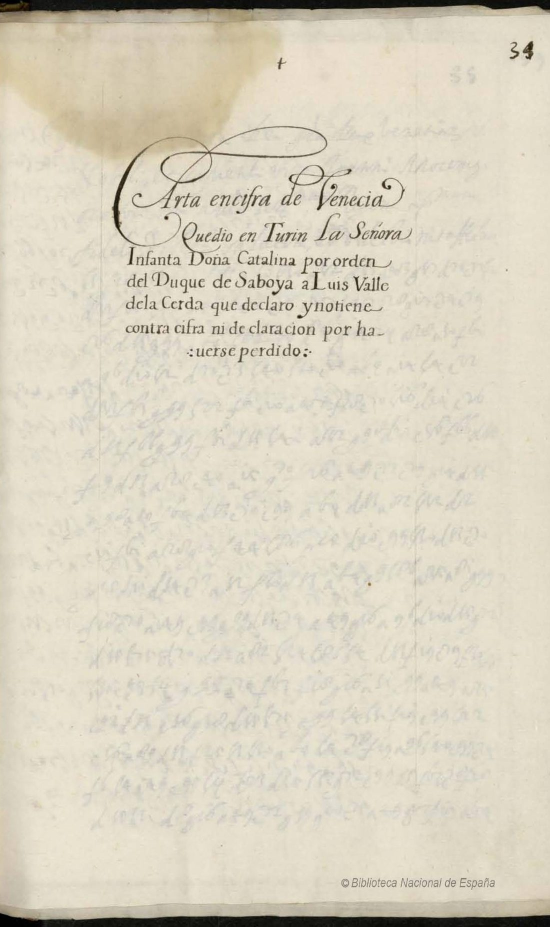
#> input picture ottobon-1589/pages/f34r.jpg, 1100 x 1853 px, given in place of 81645_doc81_c176r.jpg, which was not available (shown at 1/2 size)
$ python mask_176r.py ../../../ottobon-1589/pages/f34r.jpg
#> lines starting #> are read from the running program, lines starting #| are printed output that depends on the picture; after the words box and inside, x2 and y2 are one past the last pixel; in counts of white or black regions, pixels touching at a corner belong together
### milan-1494/niccolini-1492/work/crop_lines.py
"""Crop deskewed line bands at 3x.

Each line is defined by two baseline points (xL, yL) and (xR, yR) in original
page pixels. The page is rotated about (xL, yL) so the baseline becomes
horizontal, then the band [yL-up, yL+down] x [X0, X1] is cropped and upscaled
3x with LANCZOS.

Usage: crop_lines.py            -> writes all crops listed in LINES
       crop_lines.py --debug     -> also writes original-res crops to work/dbg/
"""
import math
import os
import sys

from PIL import Image

IMGDIR = "/Users/aaymeloglu/.claude-assistant/research/unsolved-ciphers/niccolini-1492/images"
OUT = "/Users/aaymeloglu/git/unsolved-ciphers/milan-1494/niccolini-1492/crops"
DBG = os.path.join(os.path.dirname(os.path.abspath(__file__)), "dbg")
SCALE = 3
X0, X1 = 50, 1250
UP, DOWN = 60, 26

# key: (image file, out subdir, out name, (xL, yL), (xR, yR))
LINES = [
    ("81645_doc81_c176r.jpg", "unmasked", "176r_L17", (110, 1015), (1200, 1047)),
    ("81645_doc81_c176r.jpg", "unmasked", "176r_L19", (110, 1128), (1200, 1170)),
    ("81645_doc81_c176r.jpg", "unmasked", "176r_L20", (110, 1180), (1200, 1220)),
    ("81645_doc81_c176r.jpg", "unmasked", "176r_L21", (110, 1232), (1200, 1276)),
    ("81645_doc81_c176r.jpg", "unmasked", "176r_L22", (110, 1282), (1200, 1325)),
    ("81645_doc81_c176r.jpg", "unmasked", "176r_L23", (110, 1330), (1200, 1372)),
    ("81645_doc81_c176r.jpg", "unmasked", "176r_L27", (110, 1570), (1220, 1620)),
    ("81645_doc81_c176r.jpg", "unmasked", "176r_L28", (110, 1625), (1200, 1662)),
    ("81477_doc42_c90r.jpg", "bare", "090r_L14", (100, 1088), (1200, 1116)),
    ("81477_doc42_c90r.jpg", "bare", "090r_L15", (100, 1132), (1200, 1162)),
    ("81477_doc42_c90r.jpg", "bare", "090r_L16", (100, 1188), (1200, 1215)),
    ("81477_doc42_c90r.jpg", "bare", "090r_L17", (100, 1244), (1200, 1265)),
    ("81477_doc42_c90r.jpg", "bare", "090r_L18", (100, 1294), (1200, 1305)),
    ("81503_doc49_c104r.jpg", "bare", "104r_L15", (100, 868), (1200, 892)),
    ("81651_doc81_c177r.jpg", "bare", "177r_L03", (100, 308), (1200, 308)),
    ("81697_doc90_c200r.jpg", "bare", "200r_L03", (100, 312), (1200, 306)),
]


def paper_colour(im):
    """Median-ish paper colour: the 70th percentile of luminance pixels."""
    small = im.resize((im.width // 8, im.height // 8))
    px = sorted(small.getdata(), key=lambda p: sum(p))
    return px[int(len(px) * 0.7)]


def band(img_path, pL, pR, up=UP, down=DOWN, x0=X0, x1=X1):
    im = Image.open(img_path).convert("RGB")
    (xL, yL), (xR, yR) = pL, pR
    ang = math.degrees(math.atan2(yR - yL, xR - xL))
    fill = paper_colour(im)
    rot = im.rotate(ang, resample=Image.BICUBIC, center=(xL, yL), fillcolor=fill)
    return rot.crop((x0, yL - up, x1, yL + down))


# [13 lines left out: function main, not called in this run]


# [2 lines that do not run on import are left out]

### milan-1494/niccolini-1492/work/mask_176r.py
"""Paint out the interlinear gloss on c.176r and write masked line crops.

Gloss regions are drawn as polygons in the 1x coordinates of a deskewed line
band (see crop_lines.py: band x = page x - X0 after rotation, band y = 0 at
baseline-UP).  They are mapped back to page coordinates and painted on a copy
of the whole page, so gloss that intrudes into a neighbouring line's band is
removed there as well.  "keep" polygons are subtracted from the paint mask to
protect cipher strokes (tall ascenders, dots of division-sign signs, etc.).

Fill = local paper estimate: max-filter (removes ink strokes) + blur
(no texture added).

Usage: mask_176r.py [--debug]
"""
import math
import os

import sys

from PIL import Image, ImageChops, ImageDraw, ImageFilter

import crop_lines as C

PAGE = os.path.join(C.IMGDIR, "81645_doc81_c176r.jpg")
WORK = os.path.dirname(os.path.abspath(__file__))

GEOM = {name: (pL, pR) for f, sub, name, pL, pR, *r in C.LINES if f == os.path.basename(PAGE)}


def R(x0, y0, x1, y1):
    return [(x0, y0), (x1, y0), (x1, y1), (x0, y1)]


# polygons in band coordinates of the named line
MASK = {
    "176r_L17": [R(210, 0, 256, 30), R(230, 24, 250, 37)],
    "176r_L19": [
        [(84, 0), (200, 0), (200, 27), (147, 27), (147, 21), (130, 21), (130, 27), (84, 27)],
        R(80, 64, 113, 86),
        R(487, 20, 523, 43),
        R(652, 15, 802, 41), R(728, 41, 752, 44),
        R(806, 15, 940, 30), R(811, 30, 940, 44),
        R(955, 28, 992, 38),
    ],
    "176r_L20": [
        R(78, 6, 118, 31),
        R(424, 12, 441, 42), R(441, 12, 510, 44),
        R(528, 22, 605, 49),
        R(625, 22, 890, 43),
    ],
    "176r_L21": [
        R(152, 6, 325, 33),
        R(338, 9, 400, 41), R(400, 16, 568, 41),
    ],
    "176r_L22": [
        R(442, 12, 597, 44),
        R(636, 26, 716, 54), R(716, 26, 727, 40),
        R(745, 14, 860, 49),
        R(862, 18, 995, 47),
        R(70, 53, 118, 84),
    ],
    "176r_L23": [R(70, 8, 120, 34)],
    "176r_L27": [R(1075, 10, 1186, 44)],
}
KEEP = {
    "176r_L19": [R(130, 21, 147, 40), R(886, 20, 893, 50), R(838, 43, 850, 50)],
    "176r_L20": [R(553, 48, 561, 56), R(806, 38, 818, 48), R(424, 43, 441, 70)],
    "176r_L21": [R(327, 27, 339, 39), R(417, 0, 426, 24), R(434, 39, 452, 70)],
    "176r_L22": [R(503, 0, 516, 26), R(779, 48, 794, 72)],
}


def to_page(name, pts):
    (xL, yL), (xR, yR) = GEOM[name]
    th = math.atan2(yR - yL, xR - xL)
    c, s = math.cos(th), math.sin(th)
    out = []
    for cx, cy in pts:
        u, v = cx + C.X0, cy + yL - C.UP
        dx, dy = u - xL, v - yL
        out.append((xL + c * dx - s * dy, yL + s * dx + c * dy))
    return out


def build_masked_page():
    im = Image.open(PAGE).convert("RGB")
#> im is the input picture: PIL image 1100x1853 RGB; mean R, G, B 217.6, 210.6, 192.4
    paint = Image.new("L", im.size, 0)
#> paint: PIL image 1100x1853 L; every value is 0
    keep = Image.new("L", im.size, 0)
    dp, dk = ImageDraw.Draw(paint), ImageDraw.Draw(keep)
    for name, polys in MASK.items():
        for p in polys:
            dp.polygon(to_page(name, p), fill=255)
    for name, polys in KEEP.items():
        for p in polys:
            dk.polygon(to_page(name, p), fill=255)
    m = ImageChops.subtract(paint, keep)
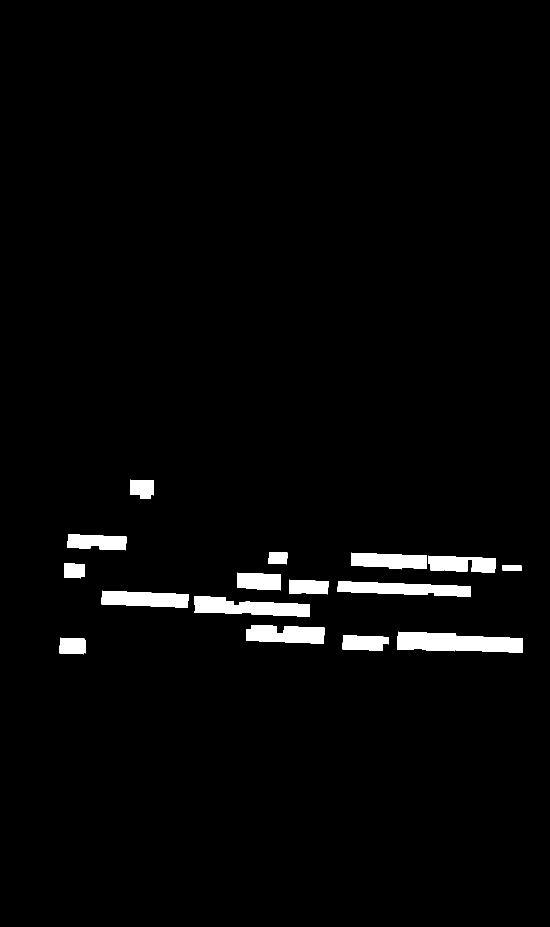
#> m: PIL image 1100x1853 L (shown at 1/2 size); 2.6% white; 16 white regions, largest, box (x1, y1, x2, y2) and area: (794, 1263, 1046, 1306) 7925, (388, 1192, 620, 1234) 6063, (675, 1162, 941, 1194) 5517
#> paint: PIL image 1100x1853 L; 2.6% white; 16 white regions, largest, box (x1, y1, x2, y2) and area: (794, 1263, 1046, 1306) 7957, (388, 1192, 620, 1234) 6238, (675, 1162, 941, 1194) 5589
    # background estimate: remove ink with a max filter, then smooth
    bg = im.filter(ImageFilter.MaxFilter(11)).filter(ImageFilter.GaussianBlur(3))
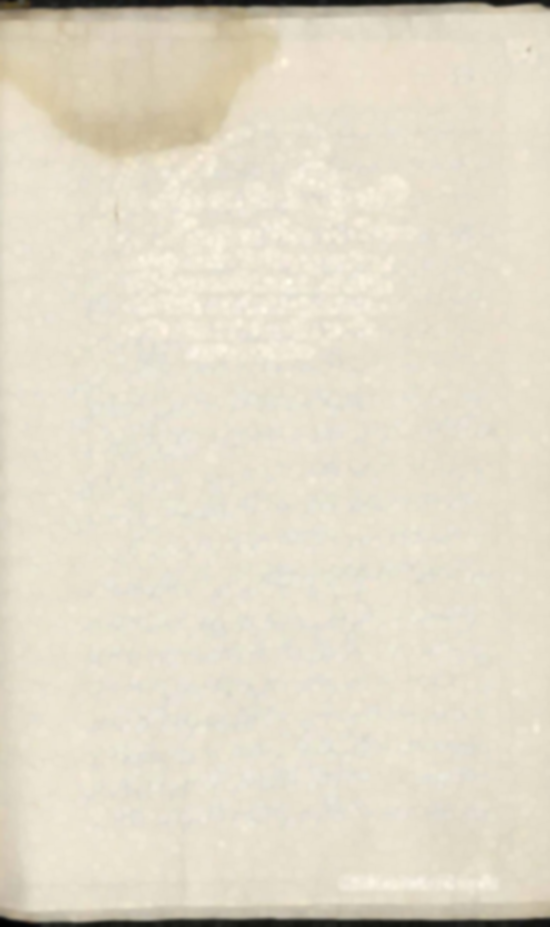
#> bg: PIL image 1100x1853 RGB (shown at 1/2 size); mean R, G, B 226.8, 219.6, 201.5
    # soften mask edge by ~1px
    m_soft = m.filter(ImageFilter.GaussianBlur(0.8))
    out = Image.composite(bg, im, m_soft)
    return out, m


def main():
    page, m = build_masked_page()
    page.save(os.path.join(WORK, "176r_masked_page.png"))
    m.save(os.path.join(WORK, "176r_paintmask.png"))
    os.makedirs(os.path.join(C.OUT, "masked"), exist_ok=True)
    tmp = os.path.join(WORK, "_tmp_page.png")
    page.save(tmp)
    for name, (pL, pR) in GEOM.items():
        b = C.band(tmp, pL, pR)
#> in paper_colour, `small = im.resize((im.width // 8, im.height // 8))`:
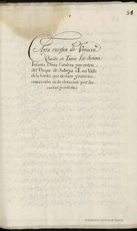
#> small: PIL image 137x231 RGB; mean R, G, B 217.8, 210.7, 192.6
#> in paper_colour, `px = sorted(small.getdata(), key=lambda p: sum(p))`: px = 31647 items
#> in band, `fill = paper_colour(im)`: fill = (229, 221, 203)
#> in band, `rot = im.rotate(ang, resample=Image.BICUBIC, center=(xL, yL), fillcolo..`:
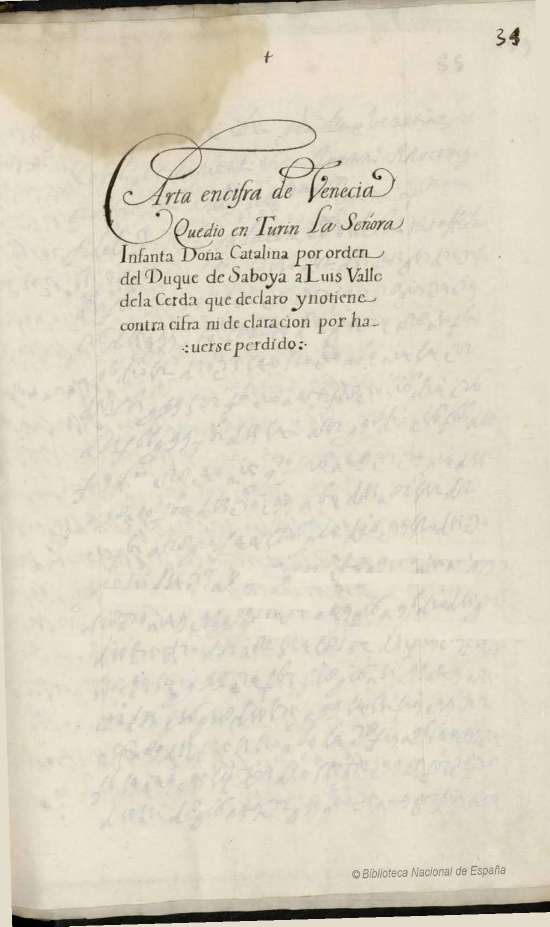
#> rot: PIL image 1100x1853 RGB (shown at 1/2 size); mean R, G, B 218.8, 211.7, 193.5
#> in band, `return rot.crop((x0, yL - up, x1, yL + down))`:
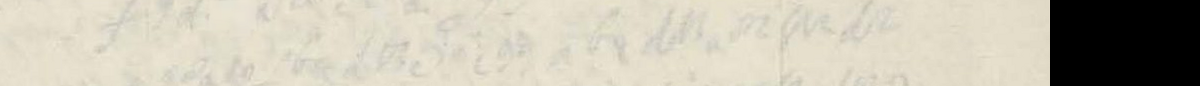
#> returned value: PIL image 1200x86 RGB; mean R, G, B 197.5, 192.2, 176.8
        if "--debug" in sys.argv:
            os.makedirs(C.DBG, exist_ok=True)
            b.save(os.path.join(C.DBG, name + "_m.png"))
        big = b.resize((b.width * C.SCALE, b.height * C.SCALE), Image.LANCZOS)
        big.save(os.path.join(C.OUT, "masked", name + ".png"))
        print("masked", name)
    os.remove(tmp)


if __name__ == "__main__":
    main()
